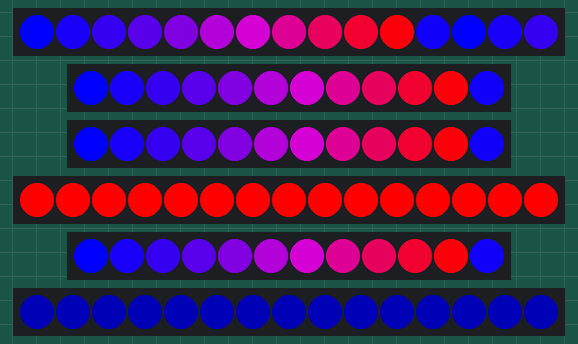
Recording of a program running on a simulated Arduino Nano, built with avr-gcc and run on an emulated ATmega328P. On the bench: 3 × 15 RGB LEDs in strip order, left to right, 3 × 12 RGB LEDs in strip order, left to right. Dim RGB values are drawn brighter than linear; random numbers use the default seed unless the program sets one.

Above: at 1.21 s.
At 5.91 s:
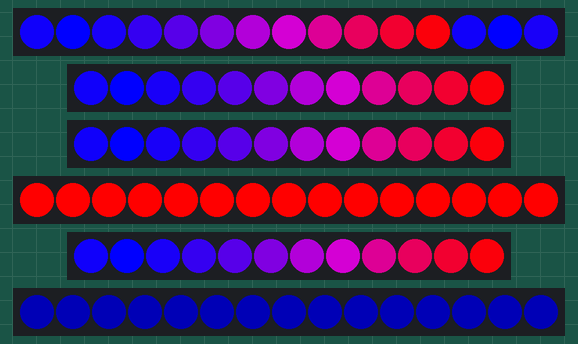
At 10.91 s:
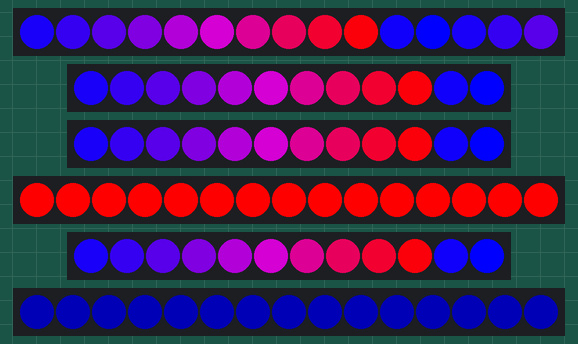
At 20.61 s:
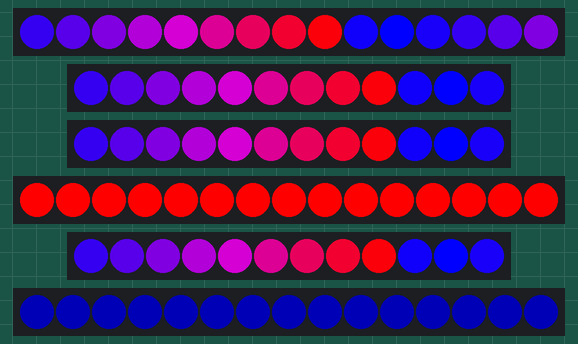
At 30.21 s:
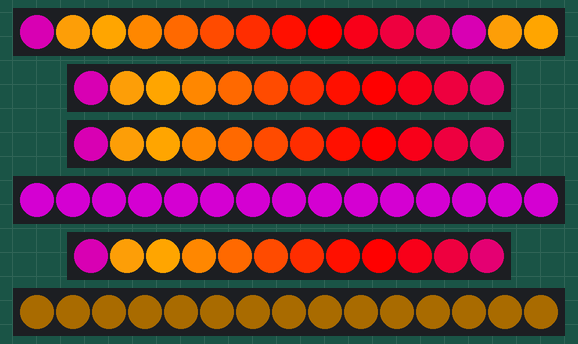
At 39.93 s:
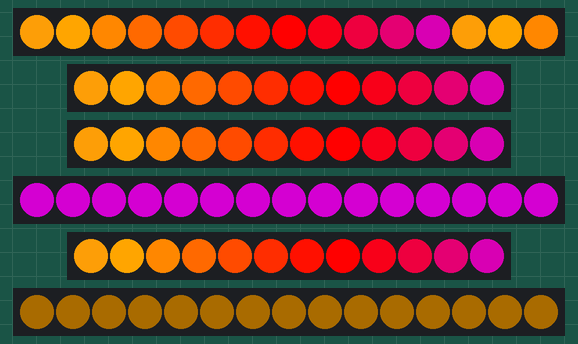

The program:

main.cpp
```cpp
#include <FastLED.h>

#define BRIGHTNESS 255
#define STRIPCOUNT 15
#define FANCOUNT 12

CRGB striptop[STRIPCOUNT];
CRGB stripbottom[STRIPCOUNT];
CRGB fanright1[FANCOUNT];
CRGB fanright2[FANCOUNT];
CRGB fanleft[FANCOUNT];
CRGB cooler[FANCOUNT];

static CRGB *fans[4] = {fanleft, cooler, fanright1, fanright2};
static uint8_t fanCount = sizeof(fans) / sizeof(fans[0]);

DEFINE_GRADIENT_PALETTE(green_blue_aqua){
    0, 0, 255, 0,
    128, 0, 0, 255,
    255, 0, 255, 255
};

DEFINE_GRADIENT_PALETTE(orange_red_purple){
    0, 255, 165, 0,
    128, 255, 0, 0,
    255, 128, 0, 128
};

DEFINE_GRADIENT_PALETTE(blue_purple_red){
    0, 0, 0, 255,
    128, 128, 0, 128,
    255, 255, 0, 0
};

CRGBPalette16 pallets[] = {blue_purple_red,orange_red_purple,green_blue_aqua};

uint8_t palletSize = sizeof(pallets)/sizeof(pallets[0]);

typedef struct ColorRange
{
  uint8_t startHue;
  uint8_t endHue;
} ColorRange;

ColorRange rg = {0, 96};

ColorRange fg[] = {{96, 192}, {192, 96}, {255, 192}, {192, 255}};

static uint8_t startLed = 0;
static uint8_t currentColor = 0;
static uint8_t currentRing = 0;

void setup()
{
  delay(1000); // 3 second delay for recovery

  Serial.begin(9600);

  // tell FastLED about the LED strip configuration
  FastLED.addLeds<NEOPIXEL, 2>(fanleft, STRIPCOUNT).setCorrection(TypicalLEDStrip);
  FastLED.addLeds<NEOPIXEL, 3>(cooler, FANCOUNT).setCorrection(TypicalLEDStrip);
  FastLED.addLeds<NEOPIXEL, 4>(fanright1, FANCOUNT).setCorrection(TypicalLEDStrip);
  FastLED.addLeds<NEOPIXEL, 5>(striptop, STRIPCOUNT).setCorrection(TypicalLEDStrip);
  FastLED.addLeds<NEOPIXEL, 6>(fanright2, FANCOUNT).setCorrection(TypicalLEDStrip);
  FastLED.addLeds<NEOPIXEL, 7>(stripbottom, STRIPCOUNT).setCorrection(TypicalLEDStrip);

  // set master brightness control
  FastLED.setBrightness(BRIGHTNESS);
}

void rollingGradient(CRGB *led, uint8_t ledcount, uint8_t starthue, uint8_t endhue, bool sparkle = false)
{
  uint8_t range;
  bool isForward;
  if (starthue < endhue)
  {
    range = endhue - starthue;
    isForward = true;
  }
  else
  {
    range = starthue - endhue;
    isForward = false;
  }

  uint8_t step = range / ledcount;
  for (uint8_t i = 0; i < ledcount; i++)
  {
    uint8_t color = starthue + (i * step * (isForward ? 1 : -1));
    uint8_t currentLed = ((startLed % ledcount) + i) % ledcount;
    led[currentLed] = CHSV(color, 255, 255 - (i * (255 / ledcount)));
    if (sparkle)
    {
      if (random8() > 254)
      {
        led[currentLed] = CHSV(0, 0, 255);
      }
    }
  }
}

void rollingGradient1(CRGB *led, uint8_t ledcount, CRGBPalette16 pallate)
{

  for (uint8_t i = 0; i < ledcount; i++)
  {
    uint8_t currentLed = ((startLed % ledcount) + i) % ledcount;
    led[i] = ColorFromPalette(pallate, (currentLed * 255) / (ledcount - 1));
  }
}

void RingsWithSolidStrips()
{
  EVERY_N_MILLISECONDS(100)
  {

    fill_solid(striptop, STRIPCOUNT, CHSV(rg.startHue, 255, 200));
    fill_solid(stripbottom, STRIPCOUNT, CHSV(rg.endHue, 255, 80));
    rollingGradient(cooler, FANCOUNT, rg.startHue, rg.endHue);
    rollingGradient(fanleft, FANCOUNT, rg.startHue, rg.endHue);
    rollingGradient(fanright1, FANCOUNT, rg.startHue, rg.endHue);
    rollingGradient(fanright2, FANCOUNT, rg.startHue, rg.endHue);
    FastLED.show();
    startLed++;
  }

  EVERY_N_SECONDS(30)
  {
    rg.startHue += 96;
    rg.endHue += 96;
  }
}

void FloatingRingWithSolid()
{
  uint8_t colorSize = sizeof(fg) / sizeof(fg[0]);
  ColorRange rg = fg[currentColor % colorSize];
  uint8_t i = 0;

  EVERY_N_MILLISECONDS(100)
  {

    fill_gradient(striptop, STRIPCOUNT, CHSV(rg.endHue, 255, 200), CHSV(rg.startHue, 255, 200));
    fill_gradient(stripbottom, STRIPCOUNT, CHSV(rg.endHue, 255, 80), CHSV(rg.startHue, 255, 80));

    for (i = 0; i < fanCount; i++)
    {
      if (i < currentRing % fanCount)
      {
        fill_solid(fans[i], FANCOUNT, CHSV(rg.startHue, 255, 200));
      }
      else if (i == currentRing % fanCount)
      {
        rollingGradient(fans[i], FANCOUNT, rg.startHue, rg.endHue);
      }
      else
      {
        fill_solid(fans[i], FANCOUNT, CHSV(rg.endHue, 255, 200));
      }
    }

    FastLED.show();
    startLed++;
  }

  EVERY_N_SECONDS(2)
  {
    currentRing++;
    if (currentRing % fanCount == 0)
    {
      currentColor++;
    }
  }
}

void RingsWithSolidStrip1()
{
  CRGBPalette16 pl = pallets[currentColor%palletSize];
  CHSV c1;

  EVERY_N_MILLISECONDS(100)
  {
    fill_solid(striptop, STRIPCOUNT, pl[15] );
    c1 = rgb2hsv_approximate(pl[0]);
    c1.value = 128;
    fill_solid(stripbottom,STRIPCOUNT,c1);
    rollingGradient1(cooler, FANCOUNT, pl);
    rollingGradient1(fanleft, FANCOUNT, pl);
    rollingGradient1(fanright1, FANCOUNT, pl);
    rollingGradient1(fanright2, FANCOUNT, pl);
    FastLED.show();
    startLed++;
  }

  EVERY_N_SECONDS(30)
  {
    currentColor++;
  }
}

void loop()
{
  RingsWithSolidStrip1();
}
```
